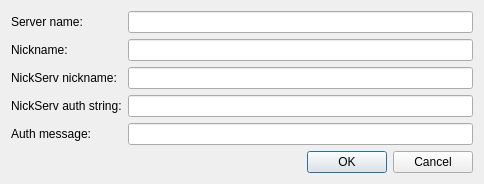
<?xml version="1.0" encoding="UTF-8"?>
<ui version="4.0">
 <class>NewNickServDataDialog</class>
 <widget class="QDialog" name="NewNickServDataDialog">
  <property name="geometry">
   <rect>
    <x>0</x>
    <y>0</y>
    <width>484</width>
    <height>171</height>
   </rect>
  </property>
  <property name="windowTitle">
   <string>New NickServ identification</string>
  </property>
  <layout class="QGridLayout" name="gridLayout">
   <item row="0" column="0">
    <layout class="QFormLayout" name="formLayout">
     <item row="1" column="0">
      <widget class="QLabel" name="nicknameLabel">
       <property name="text">
        <string>Nickname:</string>
       </property>
       <property name="buddy">
        <cstring>NickName_</cstring>
       </property>
      </widget>
     </item>
     <item row="1" column="1">
      <widget class="QLineEdit" name="NickName_"/>
     </item>
     <item row="2" column="0">
      <widget class="QLabel" name="nickServNicknameLabel">
       <property name="text">
        <string>NickServ nickname:</string>
       </property>
       <property name="buddy">
        <cstring>NickServNickname_</cstring>
       </property>
      </widget>
     </item>
     <item row="2" column="1">
      <widget class="QLineEdit" name="NickServNickname_"/>
     </item>
     <item row="3" column="0">
      <widget class="QLabel" name="nickServAuthStringLabel">
       <property name="text">
        <string>NickServ auth string:</string>
       </property>
       <property name="buddy">
        <cstring>NickServAuthString_</cstring>
       </property>
      </widget>
     </item>
     <item row="3" column="1">
      <widget class="QLineEdit" name="NickServAuthString_"/>
     </item>
     <item row="4" column="0">
      <widget class="QLabel" name="authMessageLabel">
       <property name="text">
        <string>Auth message:</string>
       </property>
       <property name="buddy">
        <cstring>AuthMessage_</cstring>
       </property>
      </widget>
     </item>
     <item row="4" column="1">
      <widget class="QLineEdit" name="AuthMessage_"/>
     </item>
     <item row="0" column="0">
      <widget class="QLabel" name="serverNameLabel">
       <property name="text">
        <string>Server name:</string>
       </property>
       <property name="buddy">
        <cstring>Server_</cstring>
       </property>
      </widget>
     </item>
     <item row="0" column="1">
      <widget class="QLineEdit" name="Server_"/>
     </item>
    </layout>
   </item>
   <item row="1" column="0">
    <widget class="QDialogButtonBox" name="buttonBox">
     <property name="orientation">
      <enum>Qt::Horizontal</enum>
     </property>
     <property name="standardButtons">
      <set>QDialogButtonBox::Cancel|QDialogButtonBox::Ok</set>
     </property>
    </widget>
   </item>
  </layout>
 </widget>
 <tabstops>
  <tabstop>Server_</tabstop>
  <tabstop>NickName_</tabstop>
  <tabstop>NickServNickname_</tabstop>
  <tabstop>NickServAuthString_</tabstop>
  <tabstop>AuthMessage_</tabstop>
  <tabstop>buttonBox</tabstop>
 </tabstops>
 <resources/>
 <connections>
  <connection>
   <sender>buttonBox</sender>
   <signal>accepted()</signal>
   <receiver>NewNickServDataDialog</receiver>
   <slot>accept()</slot>
   <hints>
    <hint type="sourcelabel">
     <x>254</x>
     <y>164</y>
    </hint>
    <hint type="destinationlabel">
     <x>157</x>
     <y>274</y>
    </hint>
   </hints>
  </connection>
  <connection>
   <sender>buttonBox</sender>
   <signal>rejected()</signal>
   <receiver>NewNickServDataDialog</receiver>
   <slot>reject()</slot>
   <hints>
    <hint type="sourcelabel">
     <x>322</x>
     <y>164</y>
    </hint>
    <hint type="destinationlabel">
     <x>286</x>
     <y>274</y>
    </hint>
   </hints>
  </connection>
 </connections>
</ui>
